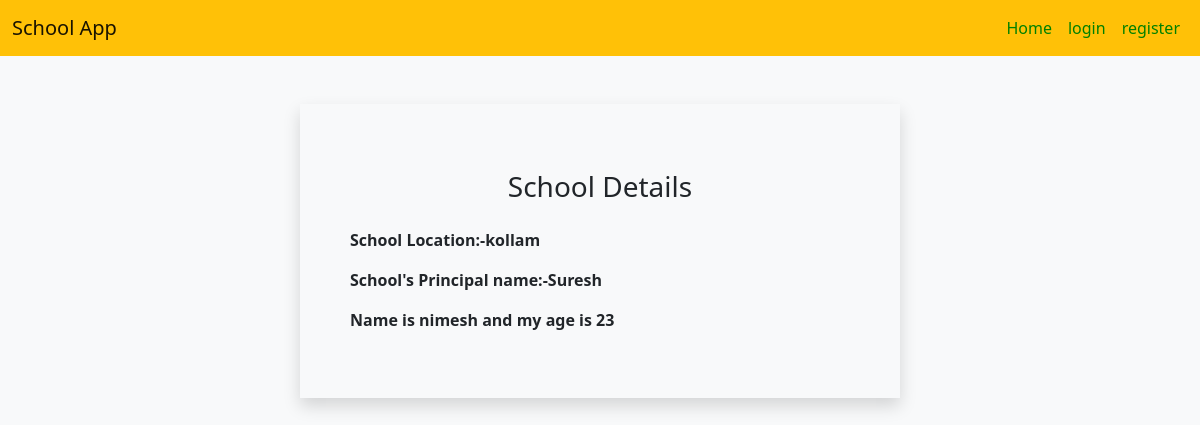
Screenshot of /SchoolDetail/3 with the database file from the repository.
### app1/models.py (models this page shows, shortened)
class School(models.Model):
    name=models.CharField(max_length=30)
    principal=models.CharField(max_length=20)
    location=models.CharField(max_length=10)

class Student(models.Model):
    name=models.CharField(max_length=20)
    age=models.IntegerField()
    school=models.ForeignKey(School,on_delete=models.CASCADE,related_name="students")

### app1/views.py (the view)
# urls.py: path('SchoolDetail/<int:pk>',views.SchoolDetail.as_view(),name="SchoolDetail"),
class SchoolDetail(DetailView):
    model = School
    template_name = "details.html"
    context_object_name = "detail"

### templates/details.html
{% extends 'base.html' %}
{% load crispy_forms_tags %}
{% block content %}
<div class="container border border-2 border-light shadow mt-5 p-5 w-50">
    <h3 class="text-center mt-3">School Details</h3>
<p class="mt-4 fw-bold">School Location:-{{detail.location}}</p>
      <p class="fw-bold">School's Principal name:-{{detail.principal}}</p>
     {% for i in detail.students.all %}
    <p class="fw-bold">Name is {{i.name}} and my age is {{i.age}}</p>
    {% endfor %}
</div>
{% endblock %}

### rows the page displays
School: location "kollam", principal "Suresh"
Student: name "nimesh", age "23"
